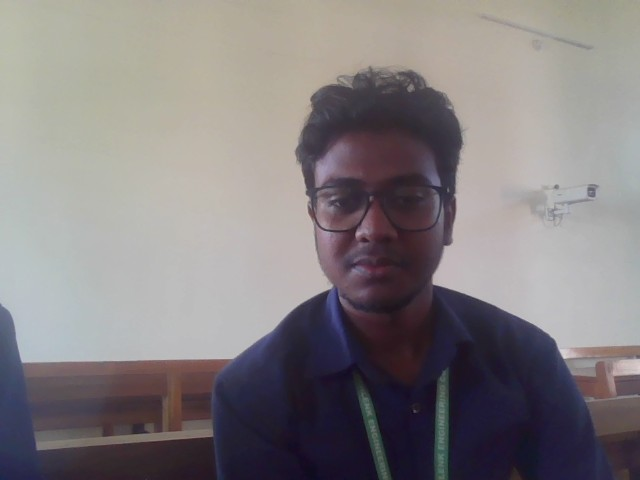
#> input picture uploads/23BAD033.jpg, 640 x 480 px
$ python -i preprocess.py   (imports and definitions only)
#> lines starting #> are read from the running program, lines starting #| are printed output that depends on the picture
import cv2
import numpy as np
import tensorflow as tf
from PIL import Image
import base64

# Load Haar Cascade once
FACE_CASCADE = cv2.CascadeClassifier(
    cv2.data.haarcascades + 'haarcascade_frontalface_default.xml'
)

def detect_and_crop_face(image_input, target_size=(224, 224)):
    """Detect and crop the largest face from an image."""
#> called with image_input = '../uploads/23BAD033.jpg', target_size = (224, 224)
    if isinstance(image_input, str):
        img = cv2.imread(image_input)
#> img is the input picture: shape (480, 640, 3); mean B, G, R 128.4, 126.6, 131.8
        if img is None:
            return None
    elif isinstance(image_input, np.ndarray):
        img = image_input.copy()
        if img.shape[-1] == 4:
            img = cv2.cvtColor(img, cv2.COLOR_BGRA2BGR)
    elif isinstance(image_input, Image.Image):
        img = cv2.cvtColor(np.array(image_input), cv2.COLOR_RGB2BGR)
    else:
        return None

    gray = cv2.cvtColor(img, cv2.COLOR_BGR2GRAY)
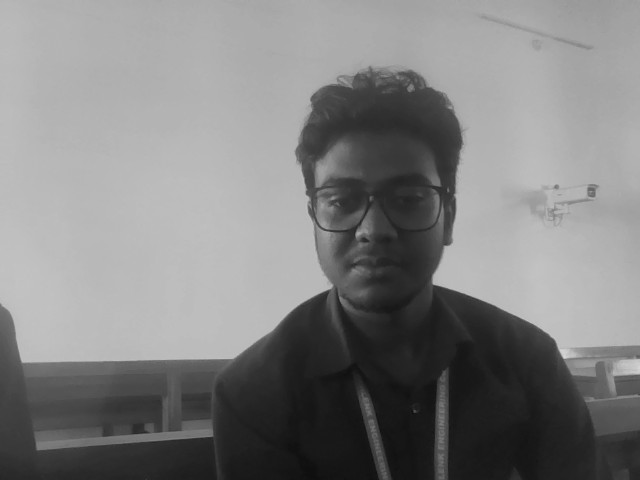
#> gray: shape (480, 640); min 13, max 214, mean 128.4
    faces = FACE_CASCADE.detectMultiScale(
        gray, scaleFactor=1.1, minNeighbors=5, minSize=(60, 60)
    )
#> faces = [[287, 130, 175, 175]]

    if len(faces) == 0:
        return None

    x, y, w, h = max(faces, key=lambda f: f[2] * f[3])
#> x = 287; y = 130; w = 175; h = 175
    face = img[y:y+h, x:x+w]
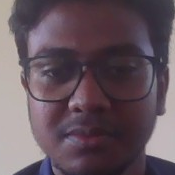
#> face: shape (175, 175, 3); mean B, G, R 93.2, 84.2, 100.2
    face = cv2.resize(face, target_size)
#> face: shape (224, 224, 3)
    face_rgb = cv2.cvtColor(face, cv2.COLOR_BGR2RGB)
    return face_rgb


def preprocess_for_model(face_array):
    arr = face_array.astype(np.float32)
    arr = np.expand_dims(arr, axis=0)
    return tf.keras.applications.resnet50.preprocess_input(arr)


def decode_base64_image(data_url):
    try:
        header, encoded = data_url.split(',', 1)
        img_bytes = base64.b64decode(encoded)
        np_arr = np.frombuffer(img_bytes, np.uint8)
        return cv2.imdecode(np_arr, cv2.IMREAD_COLOR)
    except Exception:
        return None

>>> result = detect_and_crop_face('../uploads/23BAD033.jpg')

$ run again, on uploads/23BAD042.JPG
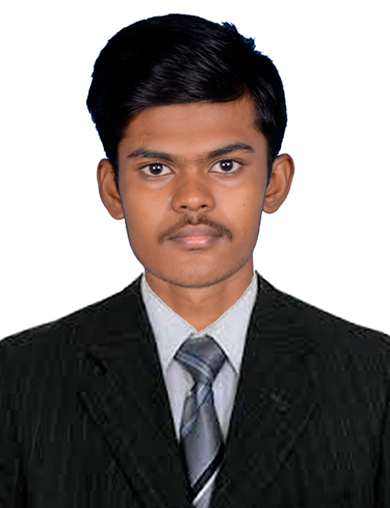
#> input picture uploads/23BAD042.JPG, 390 x 508 px
#> in detect_and_crop_face, img is the input picture: shape (508, 390, 3); mean B, G, R 126.8, 129.3, 136.5
#> in detect_and_crop_face, `gray = cv2.cvtColor(img, cv2.COLOR_BGR2GRAY)`:
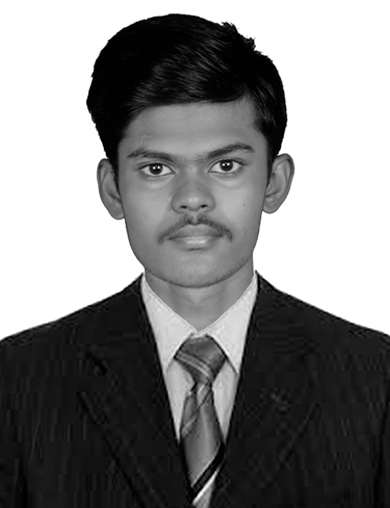
#> gray: shape (508, 390); min 0, max 255, mean 131.3
#> faces = [[107, 99, 172, 172]]
#> x = 107; y = 99; w = 172
#> in detect_and_crop_face, `face = img[y:y+h, x:x+w]`:
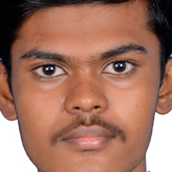
#> face: shape (172, 172, 3); mean B, G, R 97.8, 115.4, 162.3

$ run again, on uploads/23BAD042.jpg
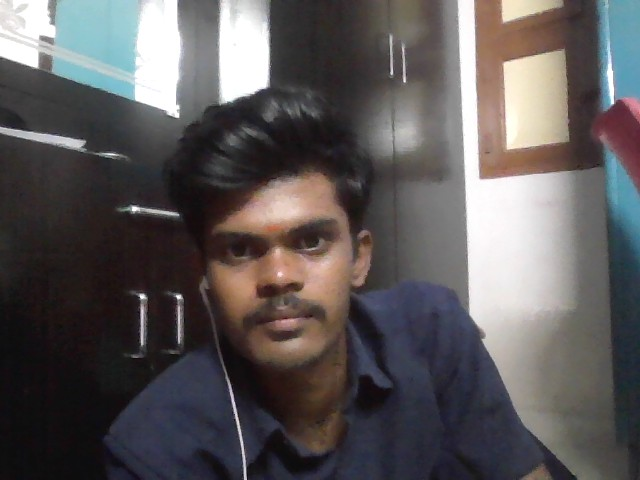
#> input picture uploads/23BAD042.jpg, 640 x 480 px
#> in detect_and_crop_face, img is the input picture: shape (480, 640, 3); mean B, G, R 89.3, 88.7, 92.7
#> in detect_and_crop_face, `gray = cv2.cvtColor(img, cv2.COLOR_BGR2GRAY)`:
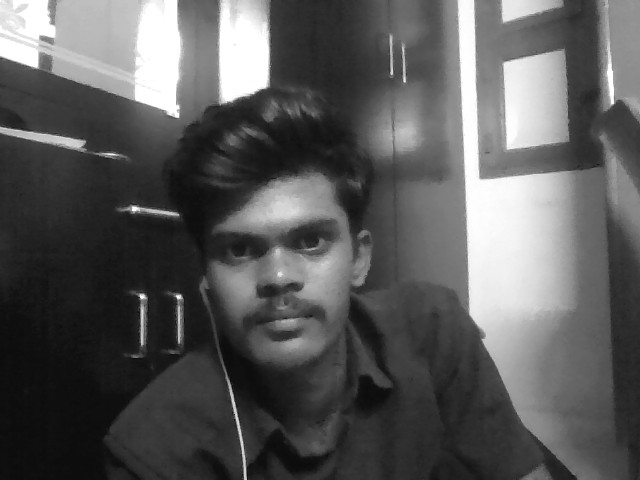
#> gray: shape (480, 640); min 8, max 255, mean 89.9
#> faces = [[187, 174, 184, 184]]
#> x = 187; y = 174; w = 184
#> in detect_and_crop_face, `face = img[y:y+h, x:x+w]`:
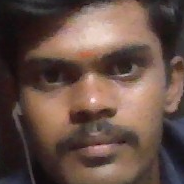
#> face: shape (184, 184, 3); mean B, G, R 70.4, 79.3, 102.3

$ run again, on uploads/23BAD052.jpg
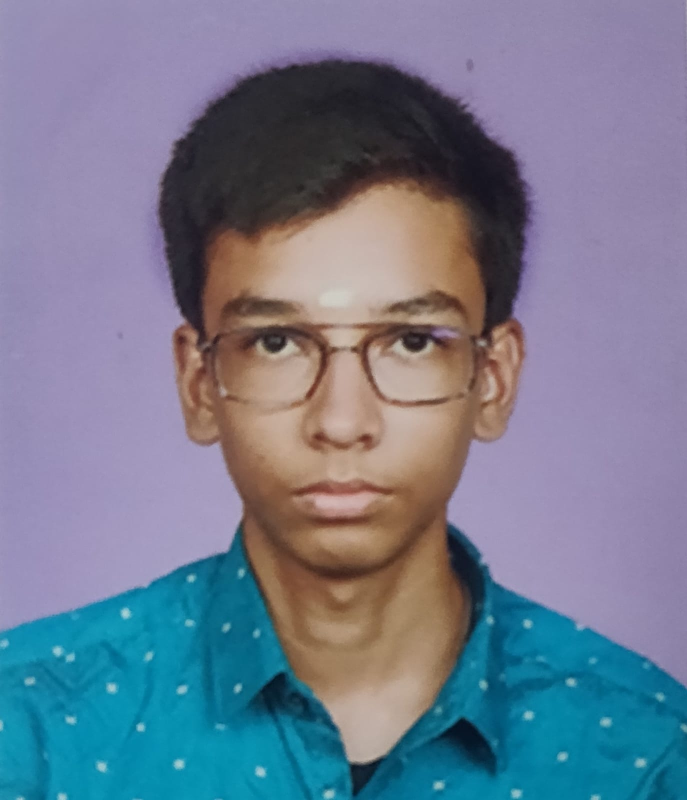
#> input picture uploads/23BAD052.jpg, 1374 x 1600 px (shown at 1/2 size)
#> in detect_and_crop_face, img is the input picture: shape (1600, 1374, 3); mean B, G, R 142.8, 123.2, 113.2
#> in detect_and_crop_face, `gray = cv2.cvtColor(img, cv2.COLOR_BGR2GRAY)`:
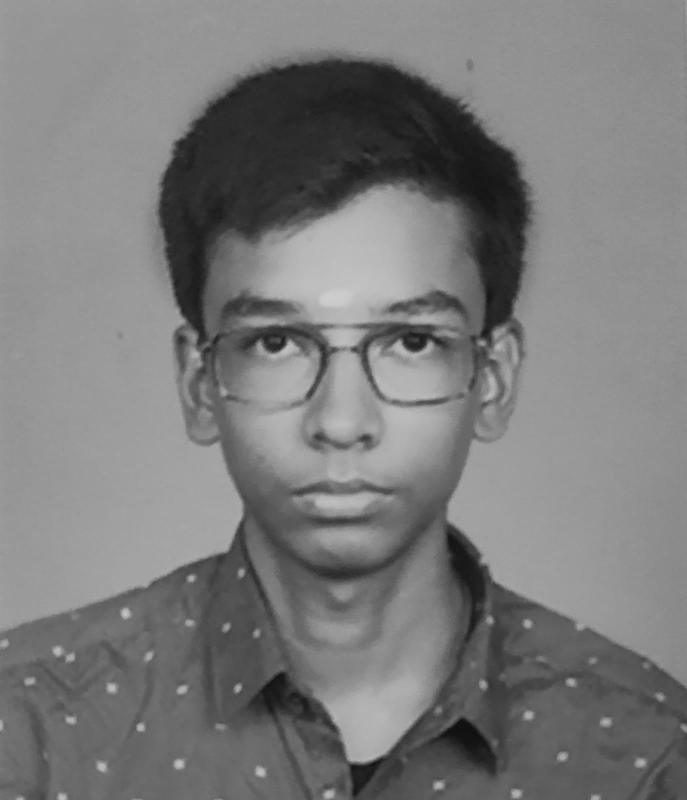
#> gray: shape (1600, 1374) (shown at 1/2 size); min 12, max 206, mean 122.4
#> faces = [[579, 1231, 164, 164], [325, 406, 722, 722]]
#> x = 325; y = 406; w = 722
#> in detect_and_crop_face, `face = img[y:y+h, x:x+w]`:
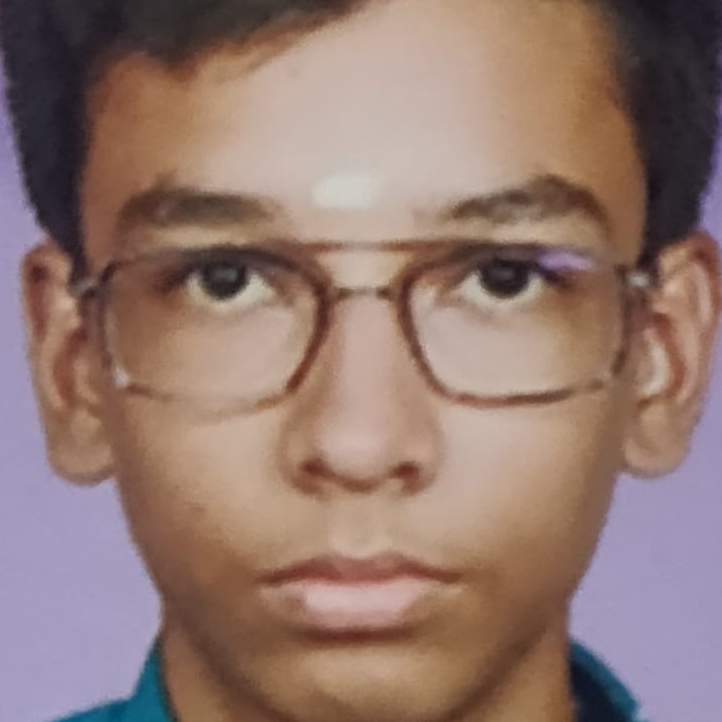
#> face: shape (722, 722, 3); mean B, G, R 111.5, 119.5, 145.6
